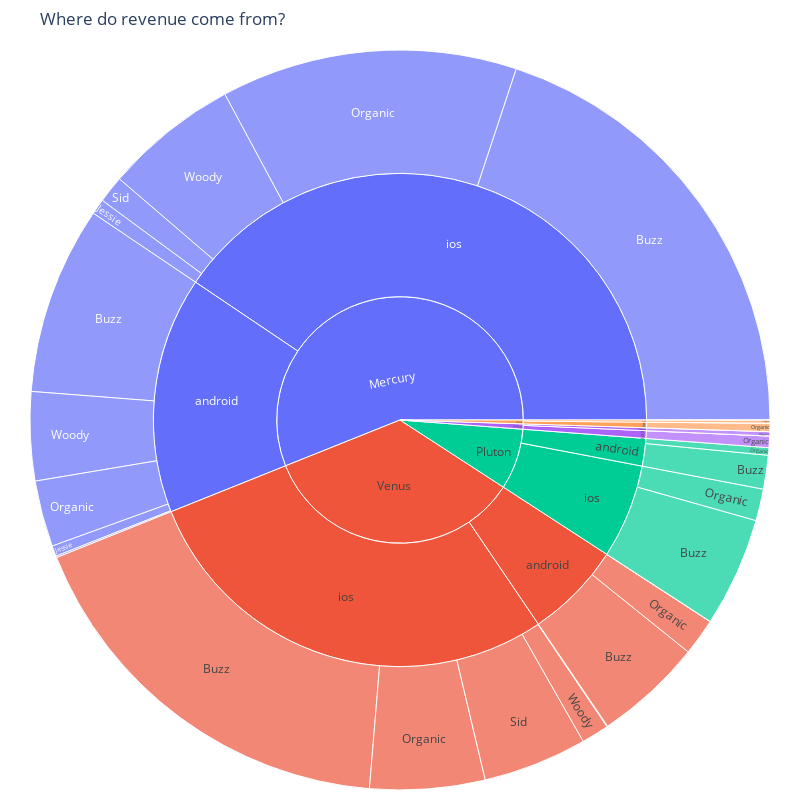

This figure's notebook cell:
### Code cell
fig = px.sunburst(df_revenue, path=['country', 'platform', 'network'], values='revenue')

fig.update_layout(
    title='Where are our revenues coming from?',
    margin=dict(t=50, l=10, r=10, b=10),
    width=800,
    height=800
)

fig.show()

### Figure 1 — Plotly figure (JSON) as saved in the notebook; plotly's stock layout.template omitted (floating-point values rounded to 4 significant figures)
{"data": [{"branchvalues": "total", "domain": {"x": [0, 1], "y": [0, 1]}, "hovertemplate": "labels=%{label}<br>revenue=%{value}<br>parent=%{parent}<br>id=%{id}<extra></extra>", "ids": ["Mercury/android/Buzz", "Pluton/android/Buzz", "Saturn/android/Buzz", "Venus/android/Buzz", "Mercury/ios/Buzz", "Pluton/ios/Buzz", "Venus/ios/Buzz", "Mercury/android/Jessie", "Uranus/android/Jessie", "Venus/android/Jessie", "Mercury/ios/Jessie", "Venus/ios/Jessie", "Mercury/android/Organic", "Pluton/android/Organic", "Saturn/android/Organic", "Uranus/android/Organic", "Venus/android/Organic", "Mercury/ios/Organic", "Pluton/ios/Organic", "Saturn/ios/Organic", "Uranus/ios/Organic", "Venus/ios/Organic", "Mercury/android/Sid", "Mercury/ios/Sid", "Saturn/ios/Sid", "Venus/ios/Sid", "Mercury/android/Woody", "Venus/android/Woody", "Mercury/ios/Woody", "Uranus/ios/Woody", "Venus/ios/Woody", "Mercury/android", "Pluton/android", "Saturn/android", "Uranus/android", "Venus/android", "Mercury/ios", "Pluton/ios", "Saturn/ios", "Uranus/ios", "Venus/ios", "Mercury", "Pluton", "Saturn", "Uranus", "Venus"], "labels": ["Buzz", "Buzz", "Buzz", "Buzz", "Buzz", "Buzz", "Buzz", "Jessie", "Jessie", "Jessie", "Jessie", "Jessie", "Organic", "Organic", "Organic", "Organic", "Organic", "Organic", "Organic", "Organic", "Organic", "Organic", "Sid", "Sid", "Sid", "Sid", "Woody", "Woody", "Woody", "Woody", "Woody", "android", "android", "android", "android", "android", "ios", "ios", "ios", "ios", "ios", "Mercury", "Pluton", "Saturn", "Uranus", "Venus"], "name": "", "parents": ["Mercury/android", "Pluton/android", "Saturn/android", "Venus/android", "Mercury/ios", "Pluton/ios", "Venus/ios", "Mercury/android", "Uranus/android", "Venus/android", "Mercury/ios", "Venus/ios", "Mercury/android", "Pluton/android", "Saturn/android", "Uranus/android", "Venus/android", "Mercury/ios", "Pluton/ios", "Saturn/ios", "Uranus/ios", "Venus/ios", "Mercury/android", "Mercury/ios", "Saturn/ios", "Venus/ios", "Mercury/android", "Venus/android", "Mercury/ios", "Uranus/ios", "Venus/ios", "Mercury", "Pluton", "Saturn", "Uranus", "Venus", "Mercury", "Pluton", "Saturn", "Uranus", "Venus", "", "", "", "", ""], "type": "sunburst", "values": [1068229, 191952, 62, 615970, 2592065, 622542, 2292977, 60016, 72, 775, 87947, 4340, 376371, 42656, 24459, 17856, 209436, 1683672, 180606, 65224, 46717, 653325, 9040, 153915, 186, 591573, 504308, 434, 761546, 620, 156519, 2017964, 234608, 24521, 17928, 826615, 5279145, 803148, 65410, 47337, 3698734, 7297109, 1037756, 89931, 65265, 4525349]}], "layout": {"height": 800, "legend": {"tracegroupgap": 0}, "margin": {"b": 10, "l": 10, "r": 10, "t": 50}, "title": {"text": "Where do revenue come from?"}, "width": 800}}
